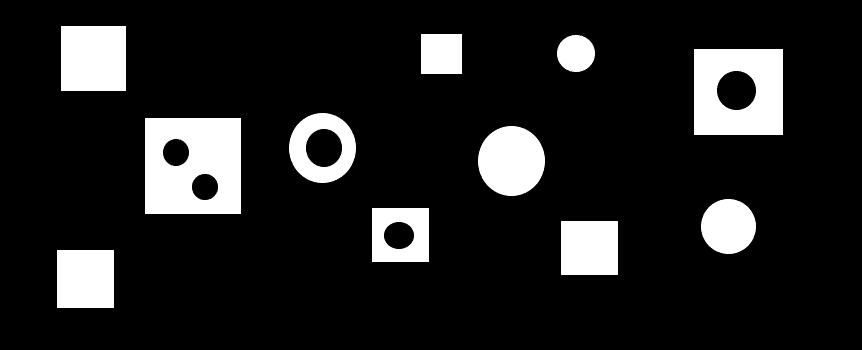
%> input picture Task 4/morph.png, 862 x 350 px
$ octave Script.m   (GNU Octave 9; MATLAB toolbox functions it lacks are replaced by stand-ins)
%> lines starting %> are read from the running program, lines starting %| are printed output that depends on the picture; in (x1, y1, x2, y2) boxes, pixels count from 0 and x2, y2 are one past the last pixel; in counts of white or black regions, pixels touching at a corner belong together; the program's own positions count from 1
### Task 4/get_one.m
function [ ans ] = get_one( img )
    img = imread('morph.png');
    img = rgb2gray(img);
    img = im2bw(img);
    [L W x]= size(img);
    %ans = ones(1,L) * img * ones(W,1)/(L*W);
    ans = sum(sum(img))/(L*W)*100;
end

### Task 4/Obj_Counter.m
function [ ans ] = Obj_Counter( img )
    img = imread('morph.png');
    img = rgb2gray(img);
    img = im2bw(img);
    [lbb ans]=bwlabel(img);
    %coloredLabelsImage = label2rgb (lbb);
    %imshow(coloredLabelsImage);
    %ans

end

### Task 4/Holes_Counter.m
function [ ans ] = Holes_Counter( img )
    %img = imread('morph.png');
    img = rgb2gray(img);
    img = ~im2bw(img);
    [lbb ans]=bwlabel(img);
    ans = ans-1
    coloredLabelsImage = label2rgb (lbb);
    imshow(coloredLabelsImage);
end

### Task 4/Objs_With_Holes.m
function [ ans ] = Objs_With_Holes( img )
    img = imread('morph.png');
    img = rgb2gray(img);
    imgOrg = im2bw(img);
    imgInv = ~imgOrg;
    [imgOrgL Onum]=bwlabel(imgOrg);
    [imgInvL Inum]=bwlabel(imgInv);
    %figure,imshow( label2rgb(imgOrgL) );
    %figure,imshow( label2rgb(imgInvL) );
    imgFixed = imgOrg + (imgInvL>1);
    %figure,imshow( imgFixed );
    [imgOrgL Onum] = bwlabel(imgFixed);
    %figure,imshow( label2rgb(imgOrgL) );
    imgAns = imgOrgL .* (imgInvL>1);
    %figure,imshow( label2rgb(imgAns) );
    [ans x] = size(unique(imgAns));
    ans = ans-1
end

### Task 4/SquareCounter.m
function [ ans ] = SquareCounter( img )
    img = imread('morph.png');
    img = rgb2gray(img);
    img = im2bw(img);
    Mask = [-1 -1 -1 -1; -1 1 0 0; -1 1 0 0];
    B=bwhitmiss(img,Mask);
    ans = sum(sum(B));
    %figure,imshow(B)

end

### Task 4/SquareWithHoles.m
function [ ans ] = SquareWithHoles( img )
    img = imread('morph.png');
    img = rgb2gray(img);
    img = im2bw(img);


    Mask = [-1 -1 -1 -1; -1 1 0 0; -1 1 0 0];
    B=bwhitmiss(img,Mask);
    [imgL co]=bwlabel(img);

    squares = unique(imgL .* (B == 1));
    squares = squares(2:end);


    [imgL ans]=bwlabel(ismember(imgL,squares));
    %figure,imshow(label2rgb(imgL));

    img = im2bw(imgL);
    [imgH ans] = bwlabel(~img);
    imgH = (imgH>1);
    %figure,imshow(label2rgb(imgH));

    imgFix = img + imgH;
    [imgFix ans]=bwlabel(imgFix);
    %figure,imshow(label2rgb(imgH));

    co = unique(imgFix .* (imgH>0));
    co = co(2:end);

    [imgFix ans]=bwlabel(ismember(imgFix,co));
    figure,imshow(label2rgb(imgFix .* (imgH==0)));
    %main = main .* (imgFix == 0);
    %figure,imshow(label2rgb(main));

end

### Task 4/CircleNoHole.m
function [ ans ] = CircleNoHole( img )
    %img = imread('morph.png');
    img = rgb2gray(img);
    img = im2bw(img);
    Mask = [-1 -1 -1; -1 1 0; -1 1 0];
    B=bwhitmiss(img,Mask);
    [imgL co]=bwlabel(img);
    squares = unique(imgL .* (B == 1));
    squares = squares(2:end);
    [imgL ans]=bwlabel(ismember(imgL,squares));
    img = img .* (im2bw(imgL)==0);
    %figure,imshow(img);
    %now we have circles only
    imgHoles = ~img;
    [imgHoles ans] = bwlabel(imgHoles);
    imgFixed = img + (imgHoles>1);
    [imgFixed ans]=bwlabel(imgFixed);
    %figure,imshow(label2rgb(imgFixed));
    squLab = unique( imgFixed .* (imgHoles>1) );
    squLab = squLab(2:end)
    [imgFixed ans]=bwlabel(ismember(imgFixed,squLab));
    imgFixed = imgFixed .* (img>0);
    figure,imshow(label2rgb(imgFixed));
end

### Task 4/Script.m
img = imread('morph.png');
%> img is the input picture: size 350x862x3 uint8; min 0, max 255, mean 33
get_one(img)
%> in get_one, `img = im2bw(img);`: img: size 350x862 logical; 12.9% white; 11 white regions, largest, box (x1, y1, x2, y2) and area: (145, 118, 241, 214) 8122, (694, 49, 783, 135) 6453, (61, 26, 126, 91) 4225
%> in get_one, `ans = sum(sum(img))/(L*W)*100;`: ans = 12.93
%> ans = 0
Obj_Counter(img)
%> in Obj_Counter, `[lbb ans]=bwlabel(img);`: lbb: size 350x862 double; 12 distinct labels, from 0 to 11
%> in Obj_Counter, `[lbb ans]=bwlabel(img);`: ans = 11
%> ans = 0
Holes_Counter(img)
%> in Holes_Counter, `[lbb ans]=bwlabel(img);`: lbb: size 350x862 double; 7 distinct labels, from 0 to 6
%> in Holes_Counter, `[lbb ans]=bwlabel(img);`: ans = 6
%> in Holes_Counter, `ans = ans-1`: ans = -1
%> in Holes_Counter, `coloredLabelsImage = label2rgb (lbb);`:
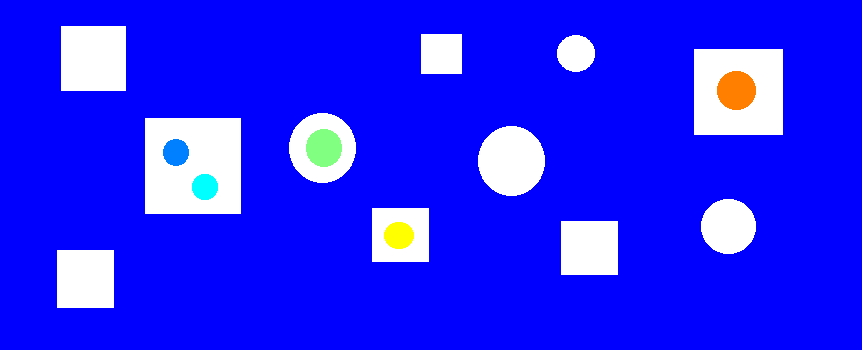
%> coloredLabelsImage: size 350x862x3 uint8; mean R, G, B 35, 35.6, 253
%> ans = 0
Objs_With_Holes(img)
%> in Objs_With_Holes, `[imgOrgL Onum]=bwlabel(imgOrg);`: Onum = 11
%> in Objs_With_Holes, `[imgInvL Inum]=bwlabel(imgInv);`: Inum = 6
%> in Objs_With_Holes, `imgFixed = imgOrg + (imgInvL>1);`: imgFixed: size 350x862 double; values 0 (black) and 1 (white), 14.3% white; 11 white regions, largest, box (x1, y1, x2, y2) and area: (145, 118, 241, 214) 9216, (694, 49, 783, 135) 7654, (61, 26, 126, 91) 4225
%> in Objs_With_Holes, `[imgOrgL Onum] = bwlabel(imgFixed);`: imgOrgL: size 350x862 double; 12 distinct labels, from 0 to 11
%> in Objs_With_Holes, `imgAns = imgOrgL .* (imgInvL>1);`: imgAns: size 350x862 double; 5 distinct labels, from 0 to 10
%> in Objs_With_Holes, `[ans x] = size(unique(imgAns));`: ans = 5
%> in Objs_With_Holes, `ans = ans-1`: ans = -1
%> ans = 0
SquareCounter(img)
%> in SquareCounter, `B=bwhitmiss(img,Mask);`: B: size 350x862 logical; 0% white in thin lines or dots, all inside (x1, y1, x2, y2) = (57, 26, 695, 251)
%> in SquareCounter, `ans = sum(sum(B));`: ans = 7
%> ans = 0
SquareWithHoles(img)
%> in SquareWithHoles, `[imgL co]=bwlabel(img);`: co = 11
%> in SquareWithHoles, `squares = unique(imgL .* (B == 1));`: squares = [0; 1; 2; 3; 5; 6; 9; 10]
%> in SquareWithHoles, `squares = squares(2:end);`: squares = [1; 2; 3; 5; 6; 9; 10]
%> in SquareWithHoles, `[imgL ans]=bwlabel(ismember(imgL,squares));`: imgL: size 350x862 double; 8 distinct labels, from 0 to 7
%> in SquareWithHoles, `[imgH ans] = bwlabel(~img);`:
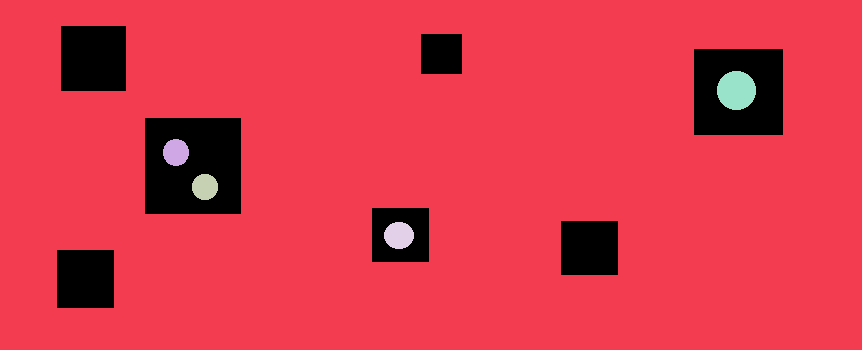
%> imgH: size 350x862 double; 6 distinct labels, from 0 to 5; one colour per label, 0 black
%> in SquareWithHoles, `[imgH ans] = bwlabel(~img);`: ans = 5
%> in SquareWithHoles, `imgH = (imgH>1);`: imgH: size 350x862 logical; 0.97% white; 4 white regions, box (x1, y1, x2, y2) and area: (717, 71, 756, 110) 1201, (384, 222, 414, 249) 638, (163, 139, 189, 166) 554, (192, 174, 218, 200) 540
%> in SquareWithHoles, `[imgFix ans]=bwlabel(imgFix);`: imgFix: size 350x862 double; 8 distinct labels, from 0 to 7
%> in SquareWithHoles, `[imgFix ans]=bwlabel(imgFix);`: ans = 7
%> in SquareWithHoles, `co = unique(imgFix .* (imgH>0));`: co = [0; 3; 4; 7]
%> in SquareWithHoles, `co = co(2:end);`: co = [3; 4; 7]
%> in SquareWithHoles, `[imgFix ans]=bwlabel(ismember(imgFix,co));`:
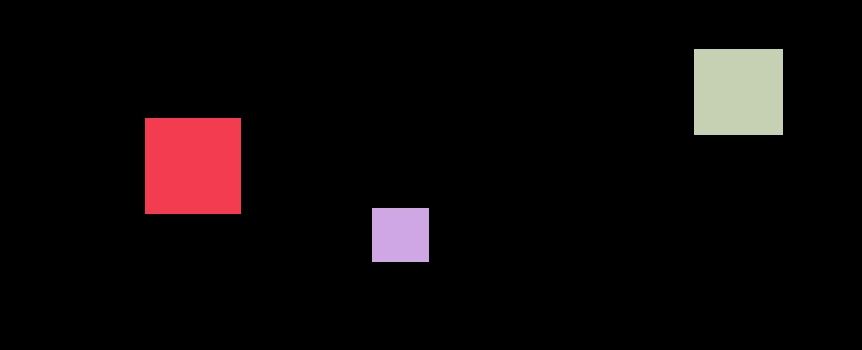
%> imgFix: size 350x862 double; 4 distinct labels, from 0 to 3; one colour per label, 0 black
%> in SquareWithHoles, `[imgFix ans]=bwlabel(ismember(imgFix,co));`: ans = 3
%> ans = 0
CircleNoHole(img)
%> in CircleNoHole, `[imgL co]=bwlabel(img);`: co = 11
%> in CircleNoHole, `squares = unique(imgL .* (B == 1));`: squares = [0; 1; 2; 3; 5; 6; 8; 9; 10]
%> in CircleNoHole, `squares = squares(2:end);`: squares = [1; 2; 3; 5; 6; 8; 9; 10]
%> in CircleNoHole, `[imgL ans]=bwlabel(ismember(imgL,squares));`:
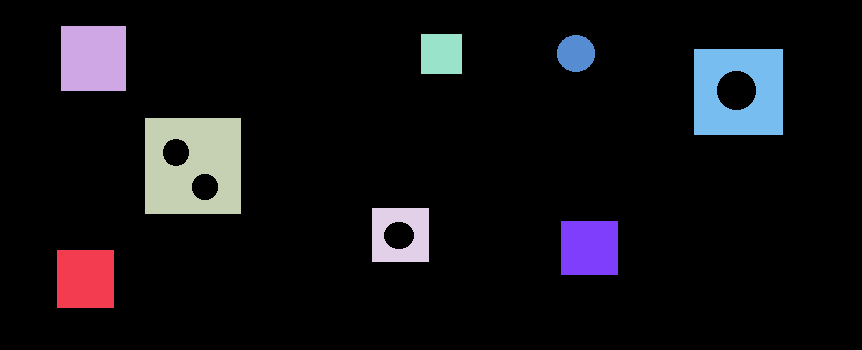
%> imgL: size 350x862 double; 9 distinct labels, from 0 to 8; one colour per label, 0 black
%> in CircleNoHole, `[imgL ans]=bwlabel(ismember(imgL,squares));`: ans = 8
%> in CircleNoHole, `img = img .* (im2bw(imgL)==0);`: img: size 350x862 double; values 0 (black) and 1 (white), 2.9% white; 3 white regions, box (x1, y1, x2, y2) and area: (478, 126, 545, 196) 3674, (289, 113, 356, 183) 2594, (701, 199, 756, 254) 2377
%> in CircleNoHole, `[imgHoles ans] = bwlabel(imgHoles);`:
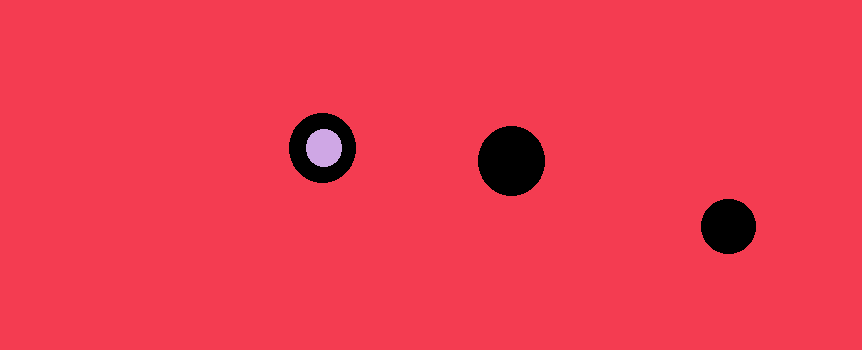
%> imgHoles: size 350x862 double; 3 distinct labels, from 0 to 2; one colour per label, 0 black
%> in CircleNoHole, `[imgHoles ans] = bwlabel(imgHoles);`: ans = 2
%> in CircleNoHole, `imgFixed = img + (imgHoles>1);`: imgFixed: size 350x862 double; values 0 (black) and 1 (white), 3.2% white; 3 white regions, box (x1, y1, x2, y2) and area: (289, 113, 356, 183) 3674, (478, 126, 545, 196) 3674, (701, 199, 756, 254) 2377
%> in CircleNoHole, `[imgFixed ans]=bwlabel(imgFixed);`:
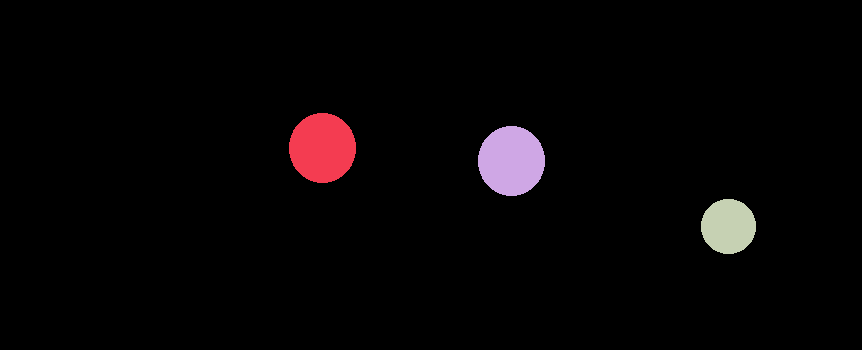
%> imgFixed: size 350x862 double; 4 distinct labels, from 0 to 3; one colour per label, 0 black
%> in CircleNoHole, `[imgFixed ans]=bwlabel(imgFixed);`: ans = 3
%> in CircleNoHole, `squLab = unique( imgFixed .* (imgHoles>1) );`: squLab = [0; 1]
%> in CircleNoHole, `squLab = squLab(2:end)`: squLab = 1
%> in CircleNoHole, `[imgFixed ans]=bwlabel(ismember(imgFixed,squLab));`: imgFixed: size 350x862 double; values 0 (black) and 1 (white), 1.2% white; 1 white region, box (x1, y1, x2, y2) and area: (289, 113, 356, 183) 3674
%> in CircleNoHole, `imgFixed = imgFixed .* (img>0);`: imgFixed: size 350x862 double; values 0 (black) and 1 (white), 0.86% white; 1 white region, box (x1, y1, x2, y2) and area: (289, 113, 356, 183) 2594
%> in CircleNoHole, `imshow(label2rgb(imgFixed))`:
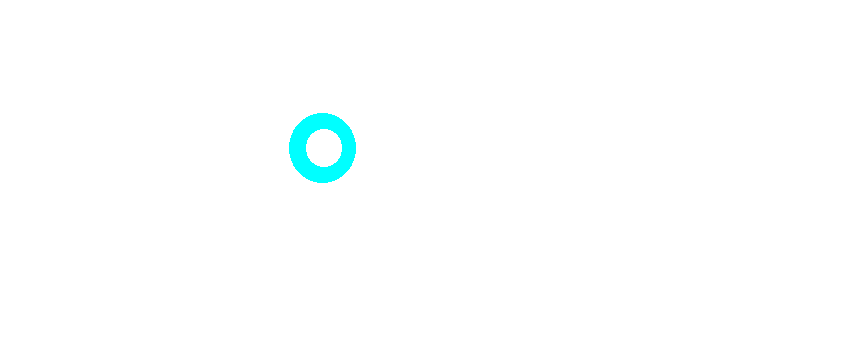
%> displayed picture: size 350x862x3, on the screen's scale of 0 to 255; mean R, G, B 252.8, 255, 255
%> ans = 0
